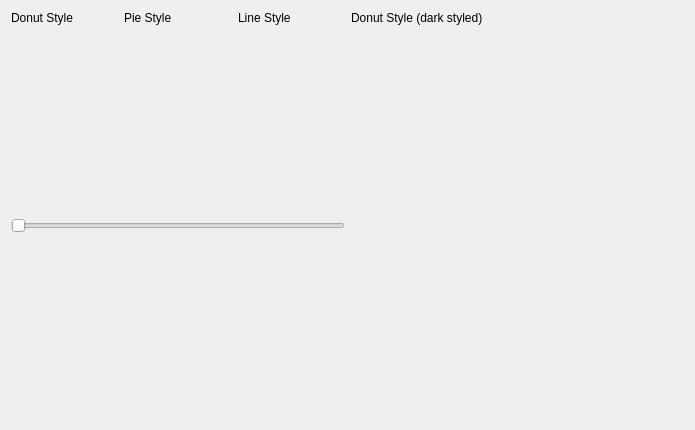
<?xml version="1.0" encoding="UTF-8"?>
<ui version="4.0">
 <class>Demo_RoundProgressBar</class>
 <widget class="QDialog" name="Demo_RoundProgressBar">
  <property name="geometry">
   <rect>
    <x>0</x>
    <y>0</y>
    <width>695</width>
    <height>430</height>
   </rect>
  </property>
  <property name="windowTitle">
   <string>Dialog</string>
  </property>
  <layout class="QHBoxLayout" name="horizontalLayout">
   <item>
    <layout class="QGridLayout" name="gridLayout">
     <item row="0" column="0">
      <widget class="QLabel" name="label">
       <property name="sizePolicy">
        <sizepolicy hsizetype="Preferred" vsizetype="Maximum">
         <horstretch>0</horstretch>
         <verstretch>0</verstretch>
        </sizepolicy>
       </property>
       <property name="text">
        <string>Donut Style</string>
       </property>
      </widget>
     </item>
     <item row="0" column="1">
      <widget class="QLabel" name="label_2">
       <property name="sizePolicy">
        <sizepolicy hsizetype="Preferred" vsizetype="Maximum">
         <horstretch>0</horstretch>
         <verstretch>0</verstretch>
        </sizepolicy>
       </property>
       <property name="text">
        <string>Pie Style</string>
       </property>
      </widget>
     </item>
     <item row="0" column="2">
      <widget class="QLabel" name="label_3">
       <property name="sizePolicy">
        <sizepolicy hsizetype="Preferred" vsizetype="Maximum">
         <horstretch>0</horstretch>
         <verstretch>0</verstretch>
        </sizepolicy>
       </property>
       <property name="text">
        <string>Line Style</string>
       </property>
      </widget>
     </item>
     <item row="1" column="0">
      <widget class="QRoundProgressBar" name="RoundBar1" native="true"/>
     </item>
     <item row="1" column="1">
      <widget class="QRoundProgressBar" name="RoundBar2" native="true"/>
     </item>
     <item row="1" column="2">
      <widget class="QRoundProgressBar" name="RoundBar3" native="true"/>
     </item>
     <item row="2" column="0" colspan="3">
      <widget class="QSlider" name="Slider">
       <property name="orientation">
        <enum>Qt::Horizontal</enum>
       </property>
      </widget>
     </item>
     <item row="3" column="0">
      <widget class="QRoundProgressBar" name="RoundBar4" native="true"/>
     </item>
     <item row="3" column="1">
      <widget class="QRoundProgressBar" name="RoundBar5" native="true"/>
     </item>
     <item row="3" column="2">
      <widget class="QRoundProgressBar" name="RoundBar6" native="true"/>
     </item>
    </layout>
   </item>
   <item>
    <layout class="QGridLayout" name="gridLayout_2">
     <item row="0" column="0">
      <widget class="QLabel" name="label_4">
       <property name="sizePolicy">
        <sizepolicy hsizetype="Preferred" vsizetype="Maximum">
         <horstretch>0</horstretch>
         <verstretch>0</verstretch>
        </sizepolicy>
       </property>
       <property name="text">
        <string>Donut Style (dark styled)</string>
       </property>
      </widget>
     </item>
     <item row="1" column="0">
      <widget class="QRoundProgressBar" name="RoundBar7" native="true"/>
     </item>
    </layout>
   </item>
  </layout>
 </widget>
 <customwidgets>
  <customwidget>
   <class>QRoundProgressBar</class>
   <extends>QWidget</extends>
   <header>qroundprogressbar.h</header>
   <container>1</container>
  </customwidget>
 </customwidgets>
 <resources/>
 <connections/>
</ui>
